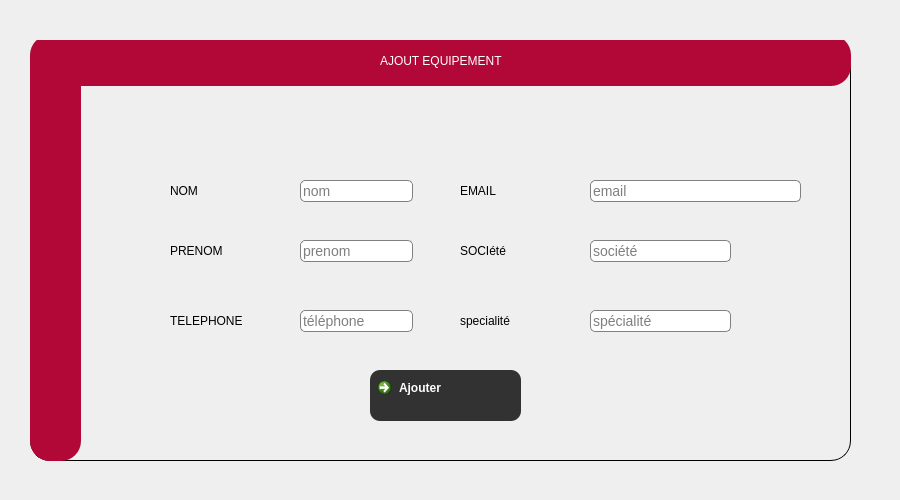
          <widget class="QWidget" name="page_83">
           <widget class="QGroupBox" name="groupBox_6">
            <property name="geometry">
             <rect>
              <x>30</x>
              <y>40</y>
              <width>821</width>
              <height>421</height>
             </rect>
            </property>
            <property name="styleSheet">
             <string notr="true">
QGroupBox  {
    border: 1px solid;
    
  
    border-radius: 20px;
}</string>
            </property>
            <property name="title">
             <string/>
            </property>
            <widget class="QLabel" name="label_nomR">
             <property name="geometry">
              <rect>
               <x>140</x>
               <y>143</y>
               <width>56</width>
               <height>16</height>
              </rect>
             </property>
             <property name="styleSheet">
              <string notr="true">font: 75 10pt &quot;Source Code Pro&quot;;
	font: 87 8pt &quot;Nexa Rust Sans Black 01&quot;;</string>
             </property>
             <property name="text">
              <string>NOM</string>
             </property>
            </widget>
            <widget class="QLabel" name="label_PrenomR">
             <property name="geometry">
              <rect>
               <x>140</x>
               <y>203</y>
               <width>71</width>
               <height>16</height>
              </rect>
             </property>
             <property name="styleSheet">
              <string notr="true">font: 75 10pt &quot;Source Code Pro&quot;;
	font: 87 8pt &quot;Nexa Rust Sans Black 01&quot;;</string>
             </property>
             <property name="text">
              <string>PRENOM</string>
             </property>
            </widget>
            <widget class="QLabel" name="label_telR">
             <property name="geometry">
              <rect>
               <x>140</x>
               <y>273</y>
               <width>91</width>
               <height>16</height>
              </rect>
             </property>
             <property name="styleSheet">
              <string notr="true">font: 75 10pt &quot;Source Code Pro&quot;;
	font: 87 8pt &quot;Nexa Rust Sans Black 01&quot;;</string>
             </property>
             <property name="text">
              <string>TELEPHONE</string>
             </property>
            </widget>
            <widget class="QLabel" name="label_emailR">
             <property name="geometry">
              <rect>
               <x>430</x>
               <y>143</y>
               <width>101</width>
               <height>16</height>
              </rect>
             </property>
             <property name="styleSheet">
              <string notr="true">font: 75 10pt &quot;Source Code Pro&quot;;
	font: 87 8pt &quot;Nexa Rust Sans Black 01&quot;;</string>
             </property>
             <property name="text">
              <string>EMAIL</string>
             </property>
            </widget>
            <widget class="QLabel" name="label_SocR">
             <property name="geometry">
              <rect>
               <x>430</x>
               <y>203</y>
               <width>71</width>
               <height>16</height>
              </rect>
             </property>
             <property name="styleSheet">
              <string notr="true">font: 75 10pt &quot;Source Code Pro&quot;;
	font: 87 8pt &quot;Nexa Rust Sans Black 01&quot;;</string>
             </property>
             <property name="text">
              <string>SOCIété</string>
             </property>
            </widget>
            <widget class="QLabel" name="label_redEq_2">
             <property name="geometry">
              <rect>
               <x>0</x>
               <y>-5</y>
               <width>821</width>
               <height>51</height>
              </rect>
             </property>
             <property name="styleSheet">
              <string notr="true">color:white;

background:#b20837;
border-radius:20px;</string>
             </property>
             <property name="text">
              <string/>
             </property>
            </widget>
            <widget class="QLabel" name="label_RedEq2_2">
             <property name="geometry">
              <rect>
               <x>0</x>
               <y>0</y>
               <width>51</width>
               <height>421</height>
              </rect>
             </property>
             <property name="styleSheet">
              <string notr="true">color:white;

background:#b20837;
border-radius:20px;</string>
             </property>
             <property name="text">
              <string/>
             </property>
            </widget>
            <widget class="QLabel" name="label_AjEq_2">
             <property name="geometry">
              <rect>
               <x>350</x>
               <y>10</y>
               <width>211</width>
               <height>21</height>
              </rect>
             </property>
             <property name="styleSheet">
              <string notr="true">color:white;
font: 75 10pt &quot;Source Code Pro&quot;;
	font: 87 10pt &quot;Nexa Rust Sans Black 01&quot;;
background:#b20837;
border-radius:10px;</string>
             </property>
             <property name="text">
              <string>AJOUT EQUIPEMENT</string>
             </property>
            </widget>
            <widget class="QLineEdit" name="nom_rep">
             <property name="geometry">
              <rect>
               <x>270</x>
               <y>140</y>
               <width>113</width>
               <height>22</height>
              </rect>
             </property>
             <property name="styleSheet">
              <string notr="true">    QLineEdit{ 
    border: 1px solid gray;
    font-size: 14px;
    border-radius: 5px;
}</string>
             </property>
             <property name="inputMask">
              <string/>
             </property>
             <property name="text">
              <string/>
             </property>
             <property name="placeholderText">
              <string>nom</string>
             </property>
            </widget>
            <widget class="QLineEdit" name="prenom_rep">
             <property name="geometry">
              <rect>
               <x>270</x>
               <y>200</y>
               <width>113</width>
               <height>22</height>
              </rect>
             </property>
             <property name="styleSheet">
              <string notr="true">    QLineEdit{ 
    border: 1px solid gray;
    font-size: 14px;
    border-radius: 5px;
}</string>
             </property>
             <property name="placeholderText">
              <string>prenom</string>
             </property>
            </widget>
            <widget class="QLineEdit" name="tel_rep">
             <property name="geometry">
              <rect>
               <x>270</x>
               <y>270</y>
               <width>113</width>
               <height>22</height>
              </rect>
             </property>
             <property name="styleSheet">
              <string notr="true">    QLineEdit{ 
    border: 1px solid gray;
    font-size: 14px;
    border-radius: 5px;
}</string>
             </property>
             <property name="placeholderText">
              <string>téléphone</string>
             </property>
            </widget>
            <widget class="QCommandLinkButton" name="ajouter_rep">
             <property name="geometry">
              <rect>
               <x>340</x>
               <y>330</y>
               <width>151</width>
               <height>51</height>
              </rect>
             </property>
             <property name="styleSheet">
              <string notr="true">QPushButton{
    color:white;
	font: 75 10pt &quot;Source Code Pro&quot;;
	font: 87 8pt &quot;Nexa Rust Sans Black 01&quot;;
    background-color: rgb(51, 50, 50);
background:  rgb(51, 50, 50);
border-radius:10px;
}
QPushButton:hover
{
color:white;

background:#b20837;
border-radius:10px;
}
</string>
             </property>
             <property name="text">
              <string>Ajouter</string>
             </property>
             <property name="icon">
              <iconset resource="img.qrc">
               <normaloff>:/img/img/validate.png</normaloff>:/img/img/validate.png</iconset>
             </property>
             <property name="iconSize">
              <size>
               <width>35</width>
               <height>35</height>
              </size>
             </property>
             <property name="autoDefault">
              <bool>false</bool>
             </property>
             <property name="default">
              <bool>false</bool>
             </property>
            </widget>
            <widget class="QLabel" name="label_EtatEq_3">
             <property name="geometry">
              <rect>
               <x>430</x>
               <y>273</y>
               <width>91</width>
               <height>16</height>
              </rect>
             </property>
             <property name="styleSheet">
              <string notr="true">font: 75 10pt &quot;Source Code Pro&quot;;
	font: 87 8pt &quot;Nexa Rust Sans Black 01&quot;;</string>
             </property>
             <property name="text">
              <string>specialité</string>
             </property>
            </widget>
            <widget class="QLineEdit" name="email_rep">
             <property name="geometry">
              <rect>
               <x>560</x>
               <y>140</y>
               <width>211</width>
               <height>22</height>
              </rect>
             </property>
             <property name="styleSheet">
              <string notr="true">    QLineEdit{ 
    border: 1px solid gray;
    font-size: 14px;
    border-radius: 5px;
}</string>
             </property>
             <property name="inputMask">
              <string/>
             </property>
             <property name="text">
              <string/>
             </property>
             <property name="placeholderText">
              <string>email</string>
             </property>
            </widget>
            <widget class="QLineEdit" name="specialite_rep">
             <property name="geometry">
              <rect>
               <x>560</x>
               <y>270</y>
               <width>141</width>
               <height>22</height>
              </rect>
             </property>
             <property name="styleSheet">
              <string notr="true">    QLineEdit{ 
    border: 1px solid gray;
    font-size: 14px;
    border-radius: 5px;
}</string>
             </property>
             <property name="placeholderText">
              <string>spécialité</string>
             </property>
            </widget>
            <widget class="QLineEdit" name="societe_rep">
             <property name="geometry">
              <rect>
               <x>560</x>
               <y>200</y>
               <width>141</width>
               <height>22</height>
              </rect>
             </property>
             <property name="styleSheet">
              <string notr="true">    QLineEdit{ 
    border: 1px solid gray;
    font-size: 14px;
    border-radius: 5px;
}</string>
             </property>
             <property name="placeholderText">
              <string>société</string>
             </property>
            </widget>
           </widget>
           <widget class="QLabel" name="back_rep">
            <property name="geometry">
             <rect>
              <x>0</x>
              <y>0</y>
              <width>891</width>
              <height>491</height>
             </rect>
            </property>
            <property name="styleSheet">
             <string notr="true">background-image: url(:/img/img/AA.jpg);</string>
            </property>
            <property name="text">
             <string/>
            </property>
           </widget>
           <zorder>back_rep</zorder>
           <zorder>groupBox_6</zorder>
          </widget>
